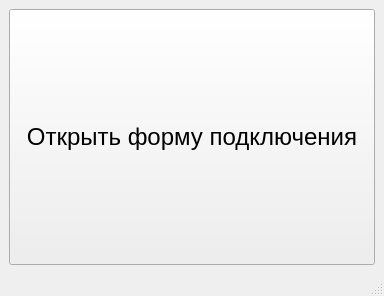
<?xml version="1.0" encoding="UTF-8"?>
<ui version="4.0">
 <class>MainWindow</class>
 <widget class="QMainWindow" name="MainWindow">
  <property name="geometry">
   <rect>
    <x>0</x>
    <y>0</y>
    <width>384</width>
    <height>296</height>
   </rect>
  </property>
  <property name="windowTitle">
   <string>MainWindow</string>
  </property>
  <widget class="QWidget" name="centralwidget">
   <layout class="QGridLayout" name="gridLayout">
    <item row="0" column="0">
     <widget class="QPushButton" name="pb_open">
      <property name="sizePolicy">
       <sizepolicy hsizetype="Preferred" vsizetype="Minimum">
        <horstretch>0</horstretch>
        <verstretch>0</verstretch>
       </sizepolicy>
      </property>
      <property name="font">
       <font>
        <pointsize>18</pointsize>
        <bold>false</bold>
       </font>
      </property>
      <property name="text">
       <string>Открыть форму подключения</string>
      </property>
     </widget>
    </item>
   </layout>
  </widget>
  <widget class="QMenuBar" name="menubar">
   <property name="geometry">
    <rect>
     <x>0</x>
     <y>0</y>
     <width>384</width>
     <height>22</height>
    </rect>
   </property>
  </widget>
  <widget class="QStatusBar" name="statusbar"/>
 </widget>
 <resources/>
 <connections/>
</ui>
